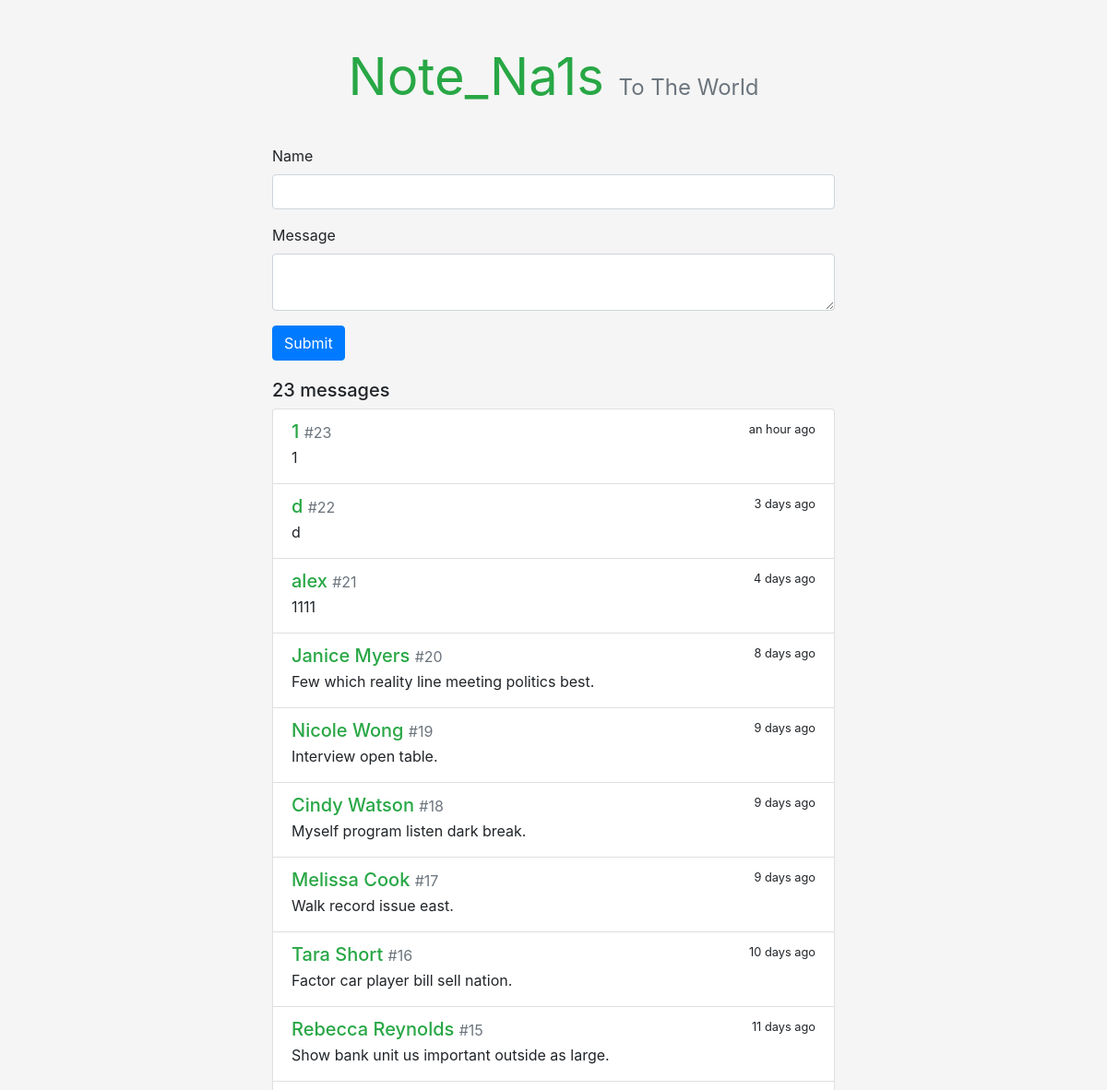
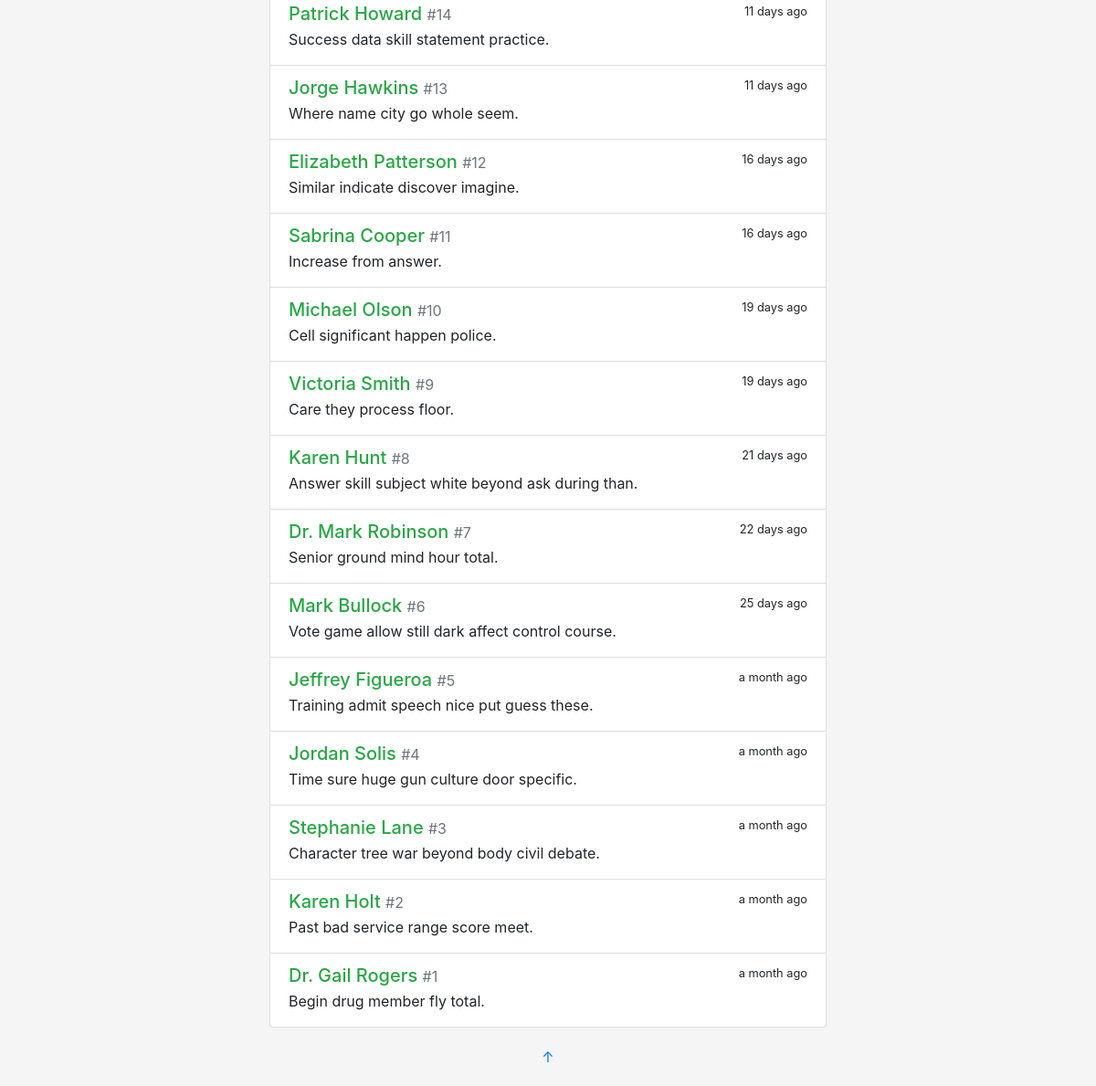
The page / on the database its author committed (2 pictures, top to bottom).
### note_na1s/models.py (models this page shows)
class Message(db.Model):
    id = db.Column(db.Integer, primary_key=True)
    body = db.Column(db.String(200))
    name = db.Column(db.String(20))
    timestamp = db.Column(db.DateTime, default=datetime.now, index=True)

### note_na1s/views.py (the view, shortened to what this page needs)
@app.route('/', methods=['GET','POST'])
def index():
    form = HelloForm()
    messages = Message.query.order_by(Message.timestamp.desc()).all()
    return render_template('index.html', form=form ,messages=messages)

### note_na1s/forms.py
class HelloForm(FlaskForm):
    name = StringField('Name', validators=[DataRequired(), Length(1, 20)])
    body = TextAreaField('Message', validators=[DataRequired(), Length(1, 200)])
    submit = SubmitField()

### note_na1s/templates/index.html (shortened to what this page needs)
{% extends 'base.html' %}
{% from 'bootstrap/form.html' import render_form %}
{%  block content %}
    <div class="hello-form">
        {{ render_form(form, action=request.full_path) }}
    </div>
    <h5>{{ messages|length }} messages
    </h5>
    <div class="list-group">
        {% for message in messages %}
            <a class="list-group-item list-group-item-action flex-column">
                <div class="d-flex w-100 justify-content-between">
                    <h5 class="mb-1 text-success">{{ message.name }}
                        <small class="text-muted">#{{ loop.revindex }}</small>
                    </h5>
                    <small data-toggle="tooltip" data-placement="top"
                           data-timestamp="{{ message.timestamp.strftime('%Y-%m-%dT%H:%M:%SZ')}}"
                           data-delay="500">
                        {{ moment(message.timestamp).fromNow(refresh=True) }}
                    </small>
                </div>
                <p class="mb-1">{{  message.body }}</p>
            </a>
        {% endfor %}
    </div>
{% endblock %}

### note_na1s/templates/base.html (shortened to what this page needs)
<!DOCTYPE html>
<html lang="en">
<head>
    <link rel="stylesheet" href="{{ url_for('static', filename='css/bootstrap.min.css')}}" type="text/css">
    <link rel="stylesheet" href="{{ url_for('static', filename='css/style.css') }}" type="text/css">
</head>
<body>
<main class="container">
    <header>
        <h1 class="text-center display-4">
            <a href="{{ url_for('index') }}" class="text-success"><strong>Note_Na1s</strong></a>
            <small class="text-muted sub-title">To The World</small>
        </h1>
    </header>
    {% block content %}{% endblock %}
    <footer class="text-center">
        {% block footer %}
            <p><a id="bottom" href="#" title="Go Top">&uarr;</a></p>
        {% endblock %}
    </footer>
</main>
</body>
</html>

### note_na1s/static/css/style.css (style rules this page uses)
body { background-color: rgb(245, 245, 245) !important; }
p { overflow-wrap: break-word; word-wrap: break-word; }
.container { max-width: 640px !important; }
.hello-form { margin-bottom: 20px; }
header { margin: 50px 0 40px 0; }
header h1 { font-size: 60px; font-weight: bold; }
.sub-title { font-size: 24px; }
header a { text-decoration: none !important; }
footer { margin: 20px; }

### rows shown on the page
Message: name "1", timestamp "an hour ago", body "1"
Message: name "d", timestamp "3 days ago", body "d"
Message: name "alex", timestamp "4 days ago", body "1111"
Message: name "Janice Myers", timestamp "8 days ago", body "Few which reality line meeting politics best."
Message: name "Nicole Wong", timestamp "9 days ago", body "Interview open table."
Message: name "Cindy Watson", timestamp "9 days ago", body "Myself program listen dark break."
Message: name "Melissa Cook", timestamp "9 days ago", body "Walk record issue east."
Message: name "Tara Short", timestamp "10 days ago", body "Factor car player bill sell nation."
Message: name "Rebecca Reynolds", timestamp "11 days ago", body "Show bank unit us important outside as large."
Message: name "Patrick Howard", timestamp "11 days ago", body "Success data skill statement practice."
Message: name "Jorge Hawkins", timestamp "11 days ago", body "Where name city go whole seem."
Message: name "Elizabeth Patterson", timestamp "16 days ago", body "Similar indicate discover imagine."
Message: name "Sabrina Cooper", timestamp "16 days ago", body "Increase from answer."
Message: name "Michael Olson", timestamp "19 days ago", body "Cell significant happen police."
Message: name "Victoria Smith", timestamp "19 days ago", body "Care they process floor."
Message: name "Karen Hunt", timestamp "21 days ago", body "Answer skill subject white beyond ask during than."
Message: name "Dr. Mark Robinson", timestamp "22 days ago", body "Senior ground mind hour total."
Message: name "Mark Bullock", timestamp "25 days ago", body "Vote game allow still dark affect control course."
Message: name "Jeffrey Figueroa", timestamp "a month ago", body "Training admit speech nice put guess these."
Message: name "Jordan Solis", timestamp "a month ago", body "Time sure huge gun culture door specific."
Message: name "Stephanie Lane", timestamp "a month ago", body "Character tree war beyond body civil debate."
Message: name "Karen Holt", timestamp "a month ago", body "Past bad service range score meet."
Message: name "Dr. Gail Rogers", timestamp "a month ago", body "Begin drug member fly total."

### other values the page prints
{{ messages|length }} "23"
